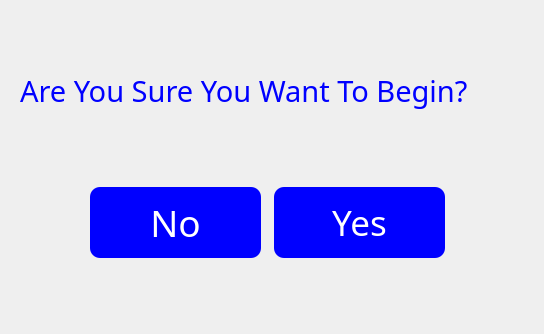
<?xml version="1.0" encoding="UTF-8"?>
<ui version="4.0">
 <class>Dialog</class>
 <widget class="QDialog" name="Dialog">
  <property name="geometry">
   <rect>
    <x>0</x>
    <y>0</y>
    <width>544</width>
    <height>334</height>
   </rect>
  </property>
  <property name="windowTitle">
   <string>Dialog</string>
  </property>
  <widget class="QLabel" name="label">
   <property name="geometry">
    <rect>
     <x>-10</x>
     <y>-10</y>
     <width>561</width>
     <height>371</height>
    </rect>
   </property>
   <property name="text">
    <string/>
   </property>
   <property name="pixmap">
    <pixmap>../../Downloads/pexels-pixabay-247676.jpg</pixmap>
   </property>
   <property name="scaledContents">
    <bool>false</bool>
   </property>
  </widget>
  <widget class="QLabel" name="label_2">
   <property name="geometry">
    <rect>
     <x>20</x>
     <y>70</y>
     <width>521</width>
     <height>41</height>
    </rect>
   </property>
   <property name="font">
    <font>
     <family>Segoe Script</family>
     <pointsize>22</pointsize>
    </font>
   </property>
   <property name="styleSheet">
    <string notr="true">.QLabel {
color: blue
}</string>
   </property>
   <property name="text">
    <string>Are You Sure You Want To Begin?</string>
   </property>
  </widget>
  <widget class="QPushButton" name="yes_btn">
   <property name="geometry">
    <rect>
     <x>274</x>
     <y>187</y>
     <width>171</width>
     <height>71</height>
    </rect>
   </property>
   <property name="font">
    <font>
     <family>Segoe Print</family>
     <pointsize>26</pointsize>
    </font>
   </property>
   <property name="styleSheet">
    <string notr="true">.QPushButton { 
background: blue;
border-radius: 10px;
color: white
}

.QPushButton:hover { 
background: white;
border-radius: 10px;
font-weight: bold;
color: black;
}</string>
   </property>
   <property name="text">
    <string>Yes</string>
   </property>
  </widget>
  <widget class="QPushButton" name="no_btn">
   <property name="geometry">
    <rect>
     <x>90</x>
     <y>187</y>
     <width>171</width>
     <height>71</height>
    </rect>
   </property>
   <property name="font">
    <font>
     <family>Segoe Print</family>
     <pointsize>28</pointsize>
    </font>
   </property>
   <property name="styleSheet">
    <string notr="true">.QPushButton { 
background: blue;
border-radius: 10px;
color: white
}

.QPushButton:hover { 
background: white;
border-radius: 10px;
font-weight: bold;
color: black;
}</string>
   </property>
   <property name="text">
    <string>No</string>
   </property>
  </widget>
 </widget>
 <resources/>
 <connections/>
</ui>
